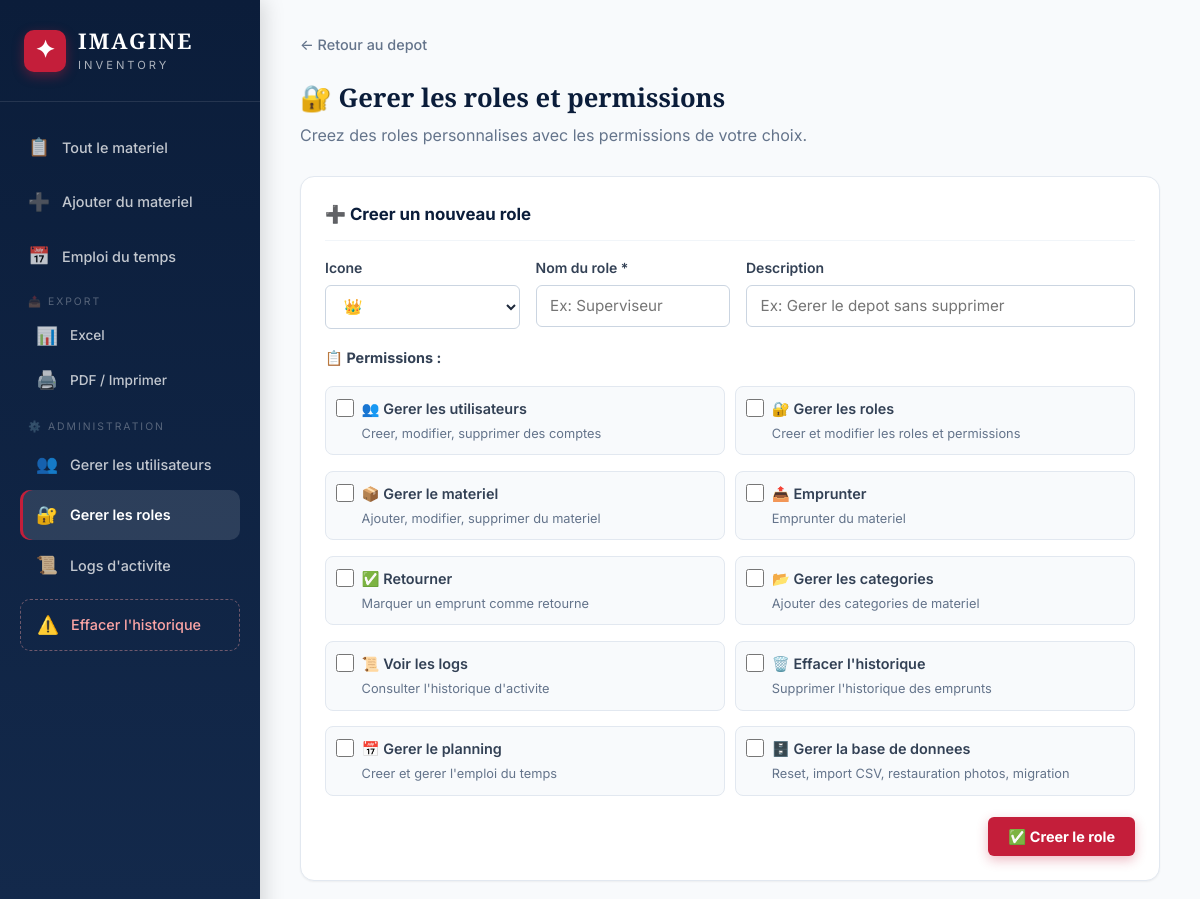
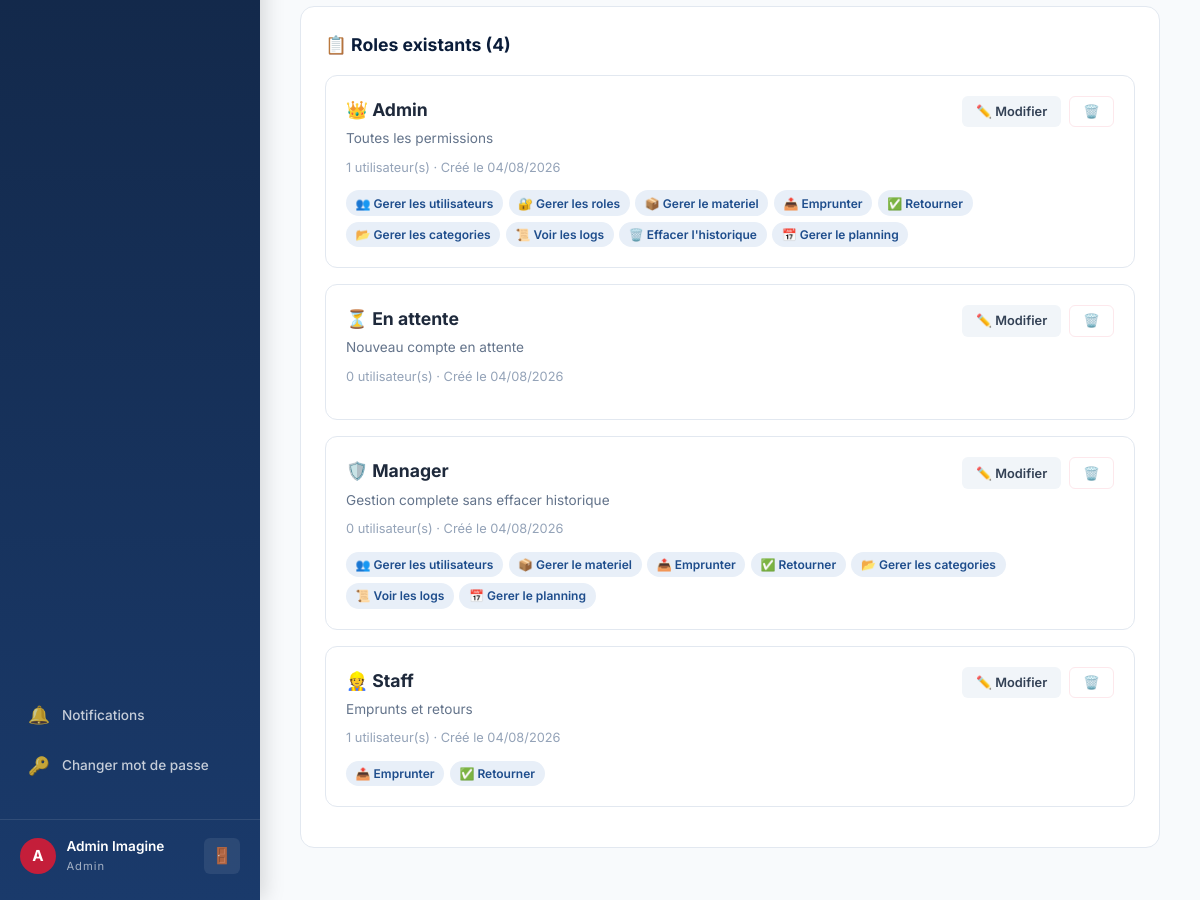
The app's page /admin/roles (signed in), older data (2 pictures, top to bottom).
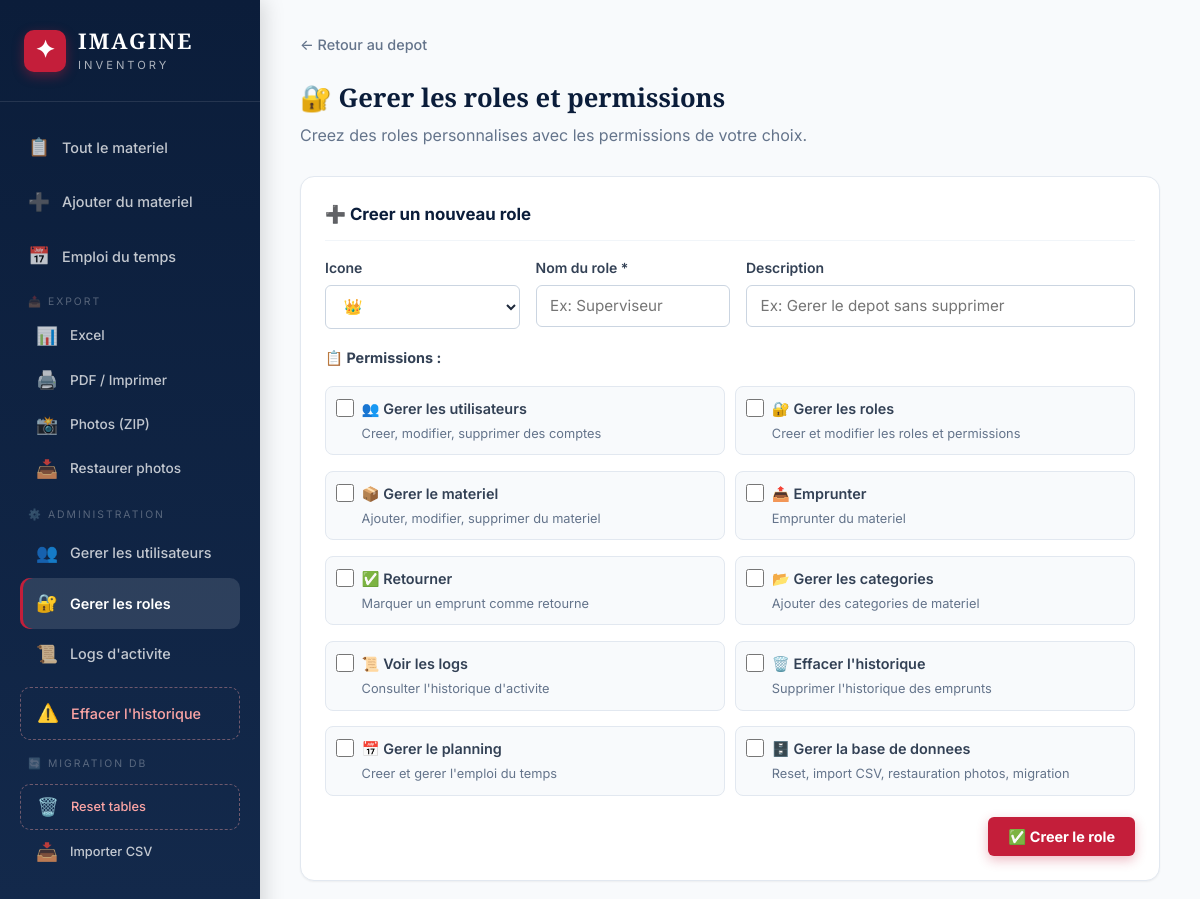
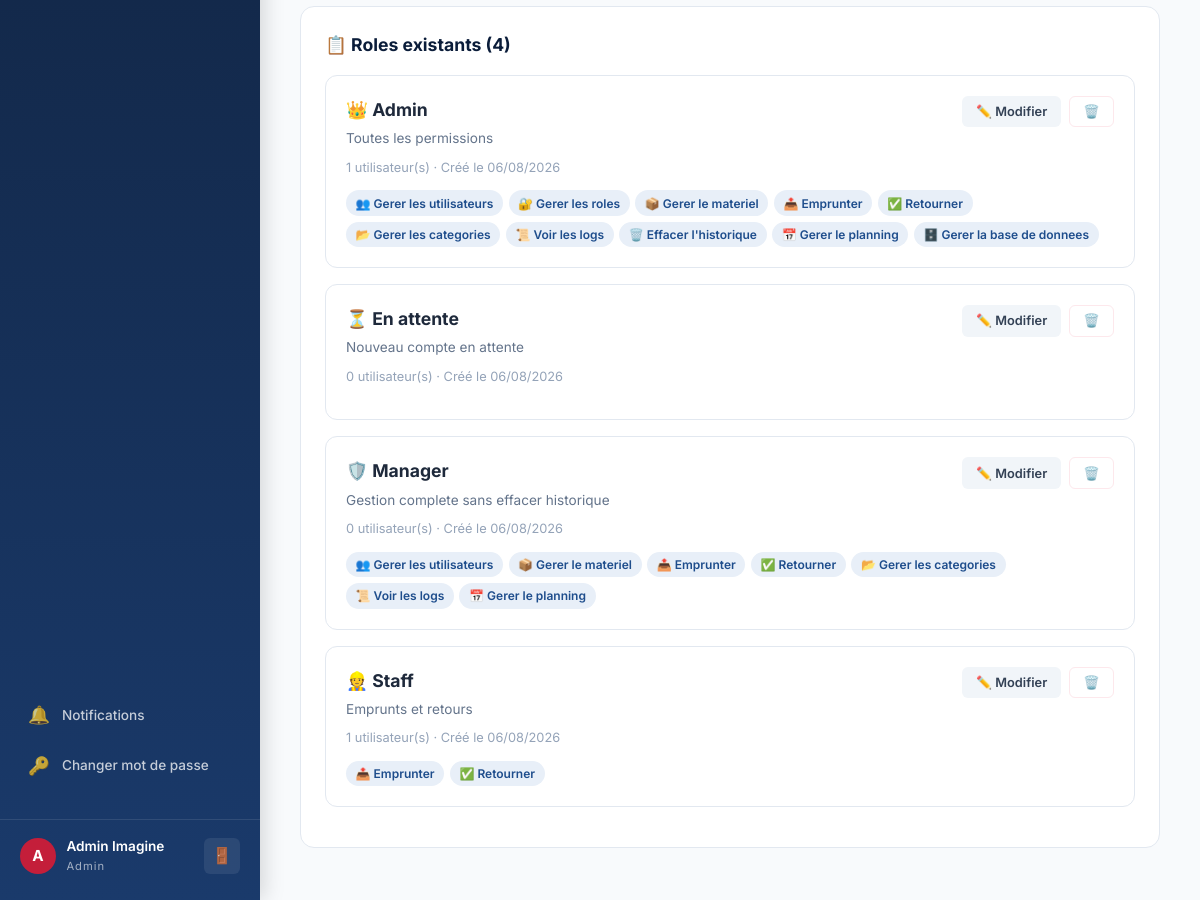
The same page, newer data (2 pictures, top to bottom).
### app.py (models this page shows, shortened)
class User(UserMixin, db.Model):
    __tablename__ = 'users'
    id = db.Column(db.Integer, primary_key=True); email = db.Column(db.String(150), unique=True, nullable=False)
    password_hash = db.Column(db.String(256), nullable=False); full_name = db.Column(db.String(150), nullable=False)
    role_id = db.Column(db.Integer, db.ForeignKey('roles.id'), nullable=True)
    created_at = db.Column(db.DateTime, default=tunisia_now)
    borrows = db.relationship('Borrow', backref='user', lazy=True)
    event_assignments = db.relationship('EventAssignment', backref='user', lazy=True)
    notifications = db.relationship('Notification', backref='user', lazy=True, foreign_keys='Notification.user_id')
    def has_permission(self, perm):
        role = db.session.get(CustomRole, self.role_id) if self.role_id else None
        return role.has_permission(perm) if role else False
    @property
    def role_name(self):
        role = db.session.get(CustomRole, self.role_id) if self.role_id else None
        return role.name if role else 'Aucun role'
    @property
    def unread_notifications(self):
        return Notification.query.filter_by(user_id=self.id, read=False).count()

class CustomRole(db.Model):
    __tablename__ = 'roles'
    id = db.Column(db.Integer, primary_key=True); name = db.Column(db.String(100), unique=True, nullable=False)
    icon = db.Column(db.String(10), default='👤'); description = db.Column(db.String(250), default='')
    permissions = db.Column(db.Text, default=''); created_at = db.Column(db.DateTime, default=tunisia_now)
    users = db.relationship('User', backref='role', lazy=True)
    def get_permissions(self):
        try: return json.loads(self.permissions) if self.permissions else []
        except: return []
    def has_permission(self, p): return p in self.get_permissions()

### app.py (the view)
@app.route('/admin/roles')
@permission_required('manage_roles')
def manage_roles():
    return render_template('manage_roles.html', roles=CustomRole.query.order_by(CustomRole.name).all(), all_permissions=ALL_PERMISSIONS)

### app.py (called while the page is built)
@login_manager.user_loader
def load_user(uid): return db.session.get(User, int(uid))

def permission_required(perm):
    def decorator(f):
        @wraps(f)
        @login_required
        def decorated(*args, **kwargs):
            if not current_user.has_permission(perm):
                try: log_action('permission_denied', f'Tentative d\'acces refuse : {perm}')
                except: pass
                flash('Acces refuse. Permission requise : ' + perm, 'error')
                return redirect(url_for('dashboard'))
            return f(*args, **kwargs)
        return decorated
    return decorator

### templates/manage_roles.html (shortened to what this page needs)
{% extends "base.html" %}
{% block content %}
<div class="form-page" style="max-width:1000px">
    <div class="breadcrumb"><a href="{{ url_for('dashboard') }}">← Retour au depot</a></div>
    <div class="page-header"><h1>🔐 Gerer les roles et permissions</h1><p>Creez des roles personnalises avec les permissions de votre choix.</p></div>
    <div class="form-card" style="margin-bottom:1.5rem">
        <h3 style="font-size:1.05rem;color:var(--blue-deep);margin-bottom:1rem;padding-bottom:.75rem;border-bottom:1px solid var(--gray-100)">➕ Creer un nouveau role</h3>
        <form method="POST" action="{{ url_for('create_role') }}">
            <div class="form-row" style="grid-template-columns:1fr 1fr 2fr">
                <div class="form-group"><label>Icone</label><select name="icon"><option>👑</option><option>👷</option><option>🛡️</option><option>👤</option><option>🔧</option><option>📋</option><option>👀</option><option>💼</option></select></div>
                <div class="form-group"><label>Nom du role *</label><input type="text" name="name" required placeholder="Ex: Superviseur"></div>
                <div class="form-group"><label>Description</label><input type="text" name="description" placeholder="Ex: Gerer le depot sans supprimer"></div>
            </div>
            <div style="margin:1rem 0"><strong style="font-size:0.9rem;color:var(--gray-700)">📋 Permissions :</strong></div>
            <div style="display:grid;grid-template-columns:repeat(auto-fill,minmax(280px,1fr));gap:0.65rem">
                {% for p in all_permissions %}
                <label style="display:flex;align-items:start;gap:0.5rem;font-weight:400;cursor:pointer;padding:0.6rem;border:1px solid var(--gray-200);border-radius:8px;background:var(--gray-50)">
                    <input type="checkbox" name="permissions" value="{{ p.key }}" style="width:18px;height:18px;margin-top:2px">
                    <div><span style="font-weight:600;font-size:0.9rem">{{ p.icon }} {{ p.label }}</span><br><small style="color:var(--gray-500)">{{ p.desc }}</small></div>
                </label>
                {% endfor %}
            </div>
            <div style="display:flex;justify-content:flex-end;padding-top:1rem"><button class="btn btn-accent">✅ Creer le role</button></div>
        </form>
    </div>
    <div class="detail-section"><h2>📋 Roles existants ({{ roles|length }})</h2>
        {% for role in roles %}
        <div style="border:1px solid var(--gray-200);border-radius:12px;padding:1.25rem;margin-bottom:1rem;background:var(--white)">
            <div style="display:flex;justify-content:space-between;align-items:start;flex-wrap:wrap;gap:1rem">
                <div>
                    <h3 style="font-size:1.1rem;margin-bottom:.25rem">{{ role.icon }} {{ role.name }}</h3>
                    <p style="color:var(--gray-500);font-size:.85rem">{{ role.description or 'Aucune description' }}</p>
                    <div style="margin-top:.5rem">
                        <small style="color:var(--gray-400)">{{ role.users|length }} utilisateur(s) · Créé le {{ role.created_at.strftime('%d/%m/%Y') }}</small>
                    </div>
                </div>
                <div style="display:flex;gap:.5rem">
                    <button class="btn btn-sm btn-secondary edit-role-btn" data-role='{"id":{{ role.id }},"name":{{ role.name | tojson }},"icon":{{ role.icon | tojson }},"desc":{{ (role.description or '') | tojson }},"perms":{{ role.get_permissions() | tojson }}}'>✏️ Modifier</button>
                    <form method="POST" action="{{ url_for('delete_role',rid=role.id) }}" onsubmit="return confirm('Supprimer le role {{ role.name | replace("'","\\'") }} ?')"><button class="btn btn-sm btn-danger">🗑️</button></form>
                </div>
            </div>
            <div style="display:flex;flex-wrap:wrap;gap:.35rem;margin-top:.75rem">
                {% for p in role.get_permissions() %}
                {% set pinfo = all_permissions | selectattr("key","equalto",p) | first %}
                <span style="background:var(--blue-pale);color:var(--blue);padding:.2rem .6rem;border-radius:100px;font-size:.75rem;font-weight:600">{{ pinfo.icon if pinfo else '⚙️' }} {{ pinfo.label if pinfo else p }}</span>
                {% endfor %}
            </div>
        </div>
        {% endfor %}
    </div>
</div>
{% endblock %}

### templates/base.html (shortened to what this page needs)
<!DOCTYPE html>
<html lang="fr">
<head>
    <link rel="stylesheet" href="{{ url_for('static', filename='css/style.css') }}">
</head>
<body>
    {% if current_user.is_authenticated %}
    {% if current_user.has_permission('borrow_equipment') or current_user.has_permission('manage_equipment') or current_user.has_permission('manage_users') %}
    <aside class="sidebar" id="sidebar">
        <div class="sidebar-brand">
            <div class="brand-icon">✦</div>
            <div class="brand-text">
                <span class="brand-name">IMAGINE</span>
                <span class="brand-sub">Inventory</span>
            </div>
        </div>
        <nav class="sidebar-nav">
            <a href="{{ url_for('dashboard') }}" class="nav-item {% if request.endpoint == 'dashboard' %}active{% endif %}">
                <span class="nav-icon">📋</span><span>Tout le materiel</span>
            </a>
            {% if current_user.has_permission('manage_equipment') %}
            <a href="{{ url_for('add_equipment') }}" class="nav-item {% if request.endpoint == 'add_equipment' %}active{% endif %}">
                <span class="nav-icon">➕</span><span>Ajouter du materiel</span>
            </a>
            {% endif %}
            <a href="{{ url_for('schedule') }}" class="nav-item {% if request.endpoint == 'schedule' %}active{% endif %}">
                <span class="nav-icon">📅</span><span>Emploi du temps</span>
            </a>
            {% if current_user.has_permission('manage_equipment') %}
            <div style="margin:.25rem 0;padding:0 .5rem">
                <div style="font-size:.65rem;text-transform:uppercase;color:rgba(255,255,255,.3);letter-spacing:2px;padding:.25rem .5rem">📤 Export</div>
                <a href="{{ url_for('export_excel') }}" class="nav-item" style="font-size:.85rem;padding:.5rem 1rem">
                    <span class="nav-icon">📊</span><span>Excel</span>
                </a>
                <a href="{{ url_for('export_printer') }}" class="nav-item" style="font-size:.85rem;padding:.5rem 1rem" target="_blank">
                    <span class="nav-icon">🖨️</span><span>PDF / Imprimer</span>
                </a>
                {% if current_user.has_permission('manage_database') %}
                <a href="{{ url_for('export_photos_zip') }}" class="nav-item" style="font-size:.85rem;padding:.5rem 1rem">
                    <span class="nav-icon">📸</span><span>Photos (ZIP)</span>
                </a>
                <a href="{{ url_for('restore_photos') }}" class="nav-item" style="font-size:.85rem;padding:.5rem 1rem">
                    <span class="nav-icon">📥</span><span>Restaurer photos</span>
                </a>
                {% endif %}
            </div>
            {% endif %}
            {% if current_user.has_permission('manage_users') %}
            <div style="margin:.25rem 0;padding:0 .5rem">
                <div style="font-size:.65rem;text-transform:uppercase;color:rgba(255,255,255,.3);letter-spacing:2px;padding:.25rem .5rem">⚙️ Administration</div>
                <a href="{{ url_for('manage_users') }}" class="nav-item {% if request.endpoint == 'manage_users' %}active{% endif %}">
                    <span class="nav-icon">👥</span><span>Gerer les utilisateurs</span>
                </a>
                <a href="{{ url_for('manage_roles') }}" class="nav-item {% if request.endpoint == 'manage_roles' %}active{% endif %}">
                    <span class="nav-icon">🔐</span><span>Gerer les roles</span>
                </a>
                <a href="{{ url_for('activity_logs') }}" class="nav-item {% if request.endpoint == 'activity_logs' %}active{% endif %}">
                    <span class="nav-icon">📜</span><span>Logs d'activite</span>
                </a>
                <a href="#" class="nav-item nav-danger" onclick="openClearHistoryModal();return false" title="⚠️ A utiliser avec precaution">
                    <span class="nav-icon">⚠️</span><span>Effacer l'historique</span>
                </a>
            </div>
            {% if current_user.has_permission('manage_database') %}
            <div style="margin:.25rem 0;padding:0 .5rem">
                <div style="font-size:.65rem;text-transform:uppercase;color:rgba(255,255,255,.3);letter-spacing:2px;padding:.25rem .5rem">🔄 Migration DB</div>
                <a href="{{ url_for('reset_all_tables') }}" class="nav-item nav-danger" style="font-size:.8rem;padding:.5rem 1rem">
                    <span class="nav-icon">🗑️</span><span>Reset tables</span>
                </a>
                <a href="{{ url_for('import_csv') }}" class="nav-item" style="font-size:.8rem;padding:.5rem 1rem">
                    <span class="nav-icon">📥</span><span>Importer CSV</span>
                </a>
            </div>
            {% endif %}
            {% endif %}
            <div style="margin-top:auto;padding:0.5rem 0">
                <a href="{{ url_for('notifications') }}" class="nav-item" style="font-size:0.85rem;position:relative">
                    <span class="nav-icon">🔔</span><span>Notifications</span>
                </a>
                <a href="{{ url_for('change_password') }}" class="nav-item" style="font-size:0.85rem">
                    <span class="nav-icon">🔑</span><span>Changer mot de passe</span>
                </a>
            </div>
        </nav>
        <div class="sidebar-footer">
            <div class="user-info">
                <div class="user-avatar">{{ current_user.full_name[0] | upper }}</div>
                <div>
                    <div class="user-name">{{ current_user.full_name }}</div>
                    <div class="user-role">{{ current_user.role_name }}</div>
                </div>
            </div>
            <a href="{{ url_for('logout') }}" class="logout-btn" title="Deconnexion">🚪</a>
        </div>
    </aside>
    {% endif %}
    {% endif %}
    <main class="main-content ">
        {% block content %}{% endblock %}
    </main>
</body>
</html>

Row changes from the older to the newer data that the page shows:
changed CustomRole "Admin": created_at "04/08/2026" → "06/08/2026"
changed CustomRole "En attente": created_at "04/08/2026" → "06/08/2026"
changed CustomRole "Manager": created_at "04/08/2026" → "06/08/2026"
changed CustomRole "Staff": created_at "04/08/2026" → "06/08/2026"
Text that changed along with them:
text now shown: "📸 Photos (ZIP) 📥 Restaurer photos 🔄 MIGRATION DB 🗑️ Reset tables 📥 Importer CSV"
new list line: "🗄️ Gerer la base de donnees"
